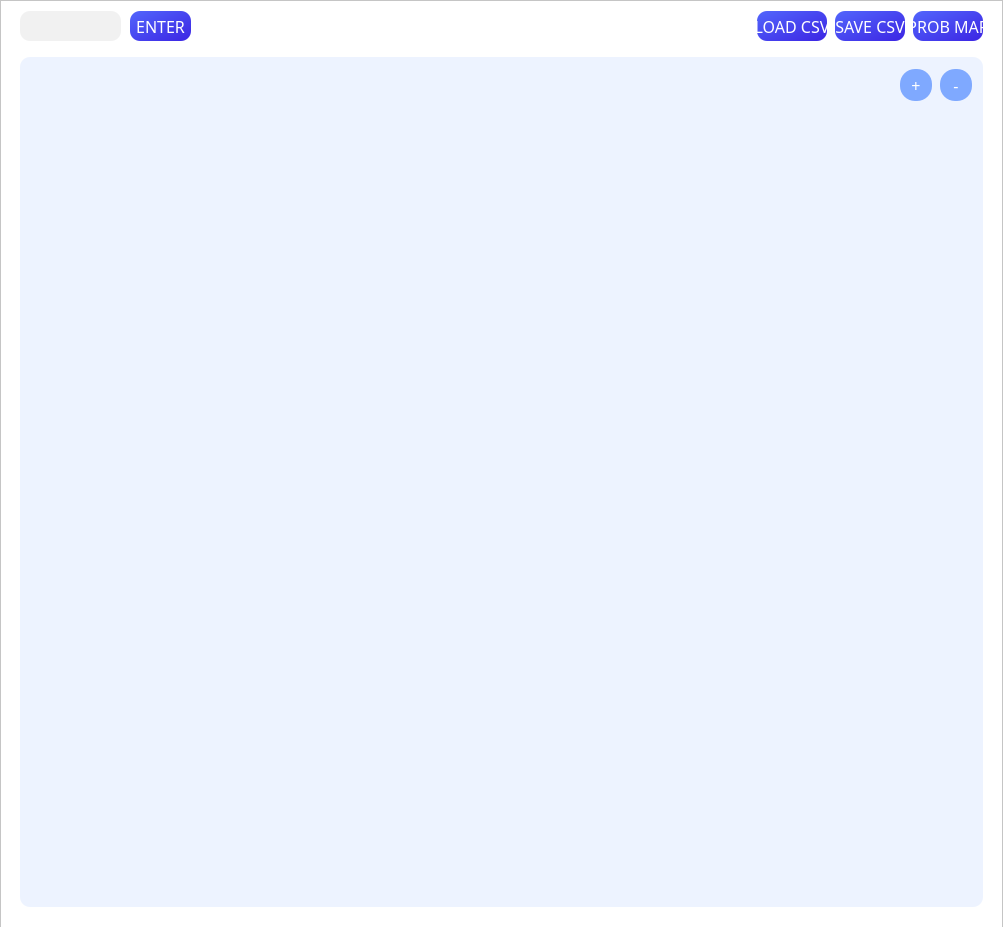
<?xml version="1.0" encoding="UTF-8"?>
<ui version="4.0">
 <class>Dialog</class>
 <widget class="QDialog" name="Dialog">
  <property name="geometry">
   <rect>
    <x>0</x>
    <y>0</y>
    <width>1003</width>
    <height>927</height>
   </rect>
  </property>
  <property name="sizePolicy">
   <sizepolicy hsizetype="Fixed" vsizetype="Fixed">
    <horstretch>0</horstretch>
    <verstretch>0</verstretch>
   </sizepolicy>
  </property>
  <property name="cursor">
   <cursorShape>ArrowCursor</cursorShape>
  </property>
  <property name="contextMenuPolicy">
   <enum>Qt::PreventContextMenu</enum>
  </property>
  <property name="windowTitle">
   <string>Dialog</string>
  </property>
  <property name="windowIcon">
   <iconset>
    <normaloff>GUI_Img/finger_3m2_icon.ico</normaloff>GUI_Img/finger_3m2_icon.ico</iconset>
  </property>
  <property name="windowOpacity">
   <double>1.000000000000000</double>
  </property>
  <property name="autoFillBackground">
   <bool>true</bool>
  </property>
  <property name="styleSheet">
   <string notr="true"/>
  </property>
  <widget class="QFrame" name="frame">
   <property name="geometry">
    <rect>
     <x>0</x>
     <y>0</y>
     <width>1003</width>
     <height>971</height>
    </rect>
   </property>
   <property name="autoFillBackground">
    <bool>false</bool>
   </property>
   <property name="styleSheet">
    <string notr="true">background-color: white</string>
   </property>
   <property name="frameShape">
    <enum>QFrame::StyledPanel</enum>
   </property>
   <property name="frameShadow">
    <enum>QFrame::Raised</enum>
   </property>
   <widget class="QPushButton" name="pb_loadcsv">
    <property name="enabled">
     <bool>false</bool>
    </property>
    <property name="geometry">
     <rect>
      <x>757</x>
      <y>11</y>
      <width>70</width>
      <height>30</height>
     </rect>
    </property>
    <property name="font">
     <font>
      <family>Tw Cen MT Condensed</family>
      <pointsize>12</pointsize>
     </font>
    </property>
    <property name="styleSheet">
     <string notr="true">QPushButton#pb_loadcsv
{
background-color: qlineargradient(x1: 0, y1: 0, x2: 1, y2: 1, stop: 0 #5266FC, stop: 1 #3C25E3);
color: #FFFFFF;
border: none;
border-radius: 10px;
}
QPushButton:pressed
{
margin: 1 1 1 1;
}</string>
    </property>
    <property name="text">
     <string>LOAD CSV</string>
    </property>
    <property name="checkable">
     <bool>true</bool>
    </property>
   </widget>
   <widget class="QPushButton" name="pb_save">
    <property name="enabled">
     <bool>false</bool>
    </property>
    <property name="geometry">
     <rect>
      <x>835</x>
      <y>11</y>
      <width>70</width>
      <height>30</height>
     </rect>
    </property>
    <property name="font">
     <font>
      <family>Tw Cen MT Condensed</family>
      <pointsize>12</pointsize>
     </font>
    </property>
    <property name="styleSheet">
     <string notr="true">QPushButton#pb_save
{
background-color: qlineargradient(x1: 0, y1: 0, x2: 1, y2: 1, stop: 0 #5266FC, stop: 1 #3C25E3);
color: #FFFFFF;
border: none;
border-radius: 10px;
}
QPushButton:pressed
{
margin: 1 1 1 1;
}</string>
    </property>
    <property name="text">
     <string>SAVE CSV</string>
    </property>
   </widget>
   <widget class="QGraphicsView" name="view_canvas">
    <property name="geometry">
     <rect>
      <x>20</x>
      <y>57</y>
      <width>963</width>
      <height>850</height>
     </rect>
    </property>
    <property name="cursor" stdset="0">
     <cursorShape>ArrowCursor</cursorShape>
    </property>
    <property name="styleSheet">
     <string notr="true">background-color: #EDF3FF;
border-radius: 10px;
</string>
    </property>
    <property name="frameShape">
     <enum>QFrame::StyledPanel</enum>
    </property>
    <property name="verticalScrollBarPolicy">
     <enum>Qt::ScrollBarAlwaysOff</enum>
    </property>
    <property name="horizontalScrollBarPolicy">
     <enum>Qt::ScrollBarAlwaysOff</enum>
    </property>
    <property name="transformationAnchor">
     <enum>QGraphicsView::AnchorUnderMouse</enum>
    </property>
    <property name="resizeAnchor">
     <enum>QGraphicsView::AnchorUnderMouse</enum>
    </property>
   </widget>
   <widget class="QPushButton" name="pb_zoomin">
    <property name="geometry">
     <rect>
      <x>900</x>
      <y>69</y>
      <width>32</width>
      <height>32</height>
     </rect>
    </property>
    <property name="font">
     <font>
      <family>Tw Cen MT Condensed Extra Bold</family>
      <pointsize>12</pointsize>
      <weight>50</weight>
      <bold>false</bold>
     </font>
    </property>
    <property name="styleSheet">
     <string notr="true">background-color: #7FA9FF;
color: #FFFFFF;
border: none;
border-radius: 15px;
</string>
    </property>
    <property name="text">
     <string>+</string>
    </property>
   </widget>
   <widget class="QPushButton" name="pb_zoomout">
    <property name="geometry">
     <rect>
      <x>940</x>
      <y>69</y>
      <width>32</width>
      <height>32</height>
     </rect>
    </property>
    <property name="font">
     <font>
      <family>Tw Cen MT Condensed Extra Bold</family>
      <pointsize>12</pointsize>
      <weight>50</weight>
      <bold>false</bold>
     </font>
    </property>
    <property name="styleSheet">
     <string notr="true">background-color: #7FA9FF;
color: #FFFFFF;
border: none;
border-radius: 15px;</string>
    </property>
    <property name="text">
     <string>-</string>
    </property>
   </widget>
   <widget class="QLabel" name="label_info">
    <property name="geometry">
     <rect>
      <x>210</x>
      <y>10</y>
      <width>171</width>
      <height>31</height>
     </rect>
    </property>
    <property name="font">
     <font>
      <family>Tw Cen MT Condensed</family>
      <pointsize>12</pointsize>
     </font>
    </property>
    <property name="text">
     <string/>
    </property>
   </widget>
   <widget class="QPushButton" name="pb_prob">
    <property name="enabled">
     <bool>false</bool>
    </property>
    <property name="geometry">
     <rect>
      <x>913</x>
      <y>11</y>
      <width>70</width>
      <height>30</height>
     </rect>
    </property>
    <property name="font">
     <font>
      <family>Tw Cen MT Condensed</family>
      <pointsize>12</pointsize>
     </font>
    </property>
    <property name="styleSheet">
     <string notr="true">QPushButton
{
background-color: qlineargradient(x1: 0, y1: 0, x2: 1, y2: 1, stop: 0 #5266FC, stop: 1 #3C25E3);
color: #FFFFFF;
border: none;
border-radius: 10px;
}
QPushButton:pressed
{
margin: 1 1 1 1;
}</string>
    </property>
    <property name="text">
     <string>PROB MAP</string>
    </property>
   </widget>
   <widget class="QLineEdit" name="lineEdit_filename">
    <property name="geometry">
     <rect>
      <x>20</x>
      <y>11</y>
      <width>101</width>
      <height>30</height>
     </rect>
    </property>
    <property name="font">
     <font>
      <family>Leelawadee UI Semilight</family>
      <pointsize>9</pointsize>
     </font>
    </property>
    <property name="styleSheet">
     <string notr="true">border-radius: 10px;
background-color: #F1F1F1;
padding-left: 7px;</string>
    </property>
    <property name="text">
     <string/>
    </property>
   </widget>
   <widget class="QPushButton" name="pb_filename">
    <property name="geometry">
     <rect>
      <x>130</x>
      <y>11</y>
      <width>61</width>
      <height>30</height>
     </rect>
    </property>
    <property name="font">
     <font>
      <family>Tw Cen MT Condensed</family>
      <pointsize>12</pointsize>
      <weight>50</weight>
      <bold>false</bold>
     </font>
    </property>
    <property name="styleSheet">
     <string notr="true">QPushButton#pb_filename
{
background-color: qlineargradient(x1: 0, y1: 0, x2: 1, y2: 1, stop: 0 #5266FC, stop: 1 #3C25E3);
color: #FFFFFF;
border: none;
border-radius: 10px;
}
QPushButton:pressed
{
margin: 1 1 1 1;
}



</string>
    </property>
    <property name="text">
     <string>ENTER</string>
    </property>
    <property name="checkable">
     <bool>true</bool>
    </property>
   </widget>
  </widget>
 </widget>
 <resources/>
 <connections/>
</ui>
